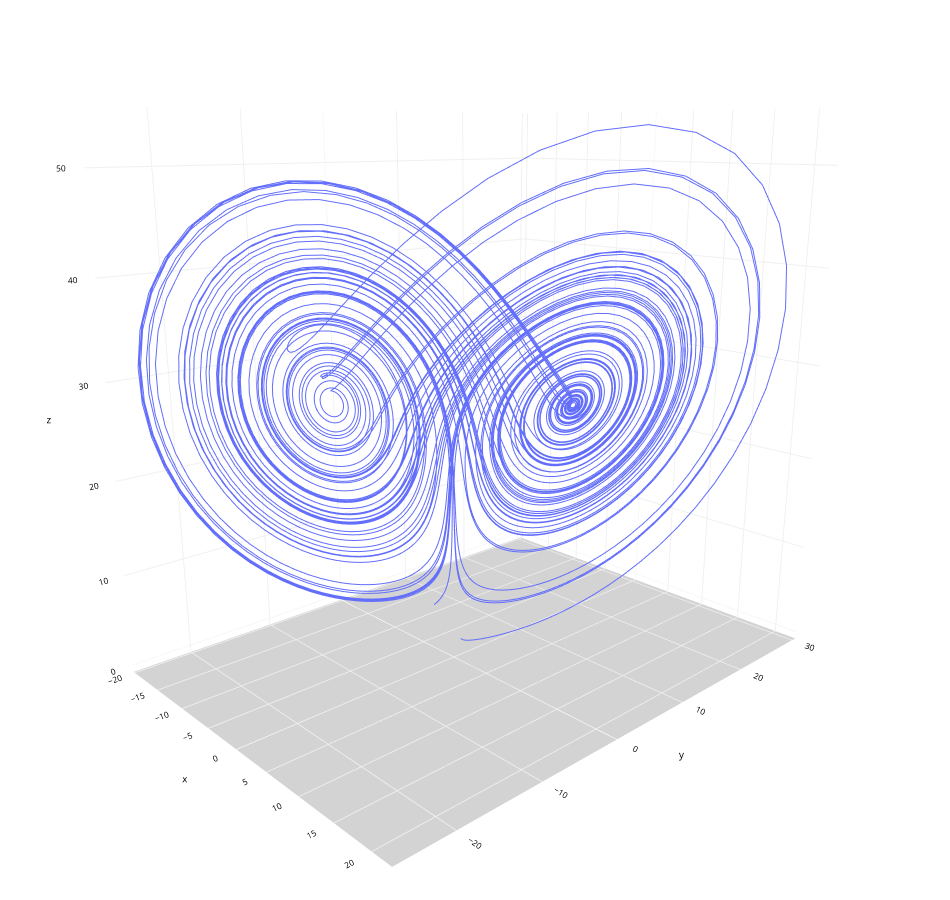

The notebook cell saved with this chart:
### Markdown cell above
# Euler Method

### Code cell
dt = 0.01
num_steps = 10000

result_euler = np.empty((num_steps + 1, 3)) 
result_euler[0] = (0., 1., 1.05)  

for i in range(num_steps):
    result_euler[i + 1] = result_euler[i] + Lorenz_D(0,result_euler[i],rho=rho,beta=beta,sigma=sigma) * dt
chart(*result_euler.T)

### Figure 1 — Plotly figure (JSON) as saved in the notebook; plotly's stock layout.template omitted (floating-point values rounded to 4 significant figures; data arrays with more than 128 entries replaced by an {"elided": "..."} marker saying what was removed)
{"data": [{"hovertemplate": "x=%{x}<br>y=%{y}<br>z=%{z}<extra></extra>", "legendgroup": "", "line": {"color": "#636efa", "dash": "solid"}, "marker": {"symbol": "circle"}, "mode": "lines", "name": "", "scene": "scene", "showlegend": false, "type": "scatter3d", "x": {"elided": "10001 float values"}, "y": {"elided": "10001 float values"}, "z": {"elided": "10001 float values"}}], "layout": {"height": 900, "legend": {"tracegroupgap": 0}, "margin": {"b": 0, "l": 0, "r": 0, "t": 0}, "scene": {"camera": {"center": {"x": 0, "y": 0, "z": -0.1}, "eye": {"x": 1.5, "y": -1.4, "z": 0.5}, "up": {"x": 0, "y": 0, "z": 1}}, "domain": {"x": [0, 1], "y": [0, 1]}, "xaxis": {"backgroundcolor": "white", "color": "black", "gridcolor": "#f0f0f0", "tickfont": {"size": 10}, "title": {"font": {"size": 10}, "text": "x"}}, "yaxis": {"backgroundcolor": "white", "color": "black", "gridcolor": "#f0f0f0", "tickfont": {"size": 10}, "title": {"font": {"size": 10}, "text": "y"}}, "zaxis": {"backgroundcolor": "lightgrey", "color": "black", "gridcolor": "#f0f0f0", "tickfont": {"size": 10}, "title": {"font": {"size": 10}, "text": "z"}}}, "title": {"text": "Lorenz"}, "width": 950}}
